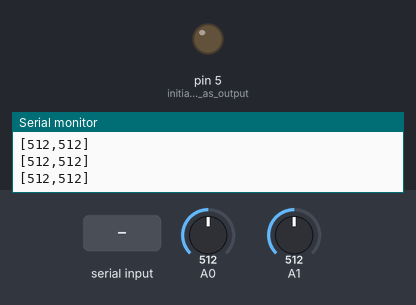
This sketch was run on a simulated Arduino Uno, built with avr-gcc and run on an emulated ATmega328P. Shown: output pins drawn as LEDs (lit = HIGH), the last lines printed to the serial monitor. The inputs (shaded band) are chosen by the test bench; at power-on: A0 = 512, A1 = 512.

Above: at 1.2 s.
1.3 s: byte 30 received over Serial
At 2.5 s:
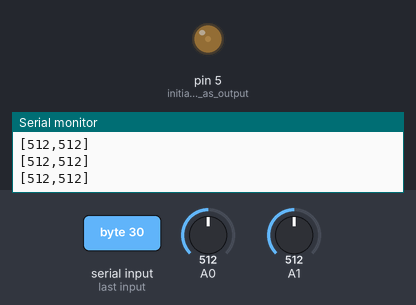
2.8 s: byte 90 received over Serial
At 3.8 s:
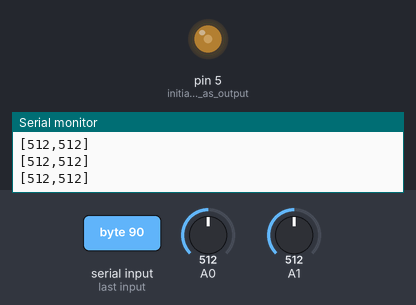
4.3 s: A0 set to 991
5.8 s: A0 set to 1017
8.8 s: byte 120 received over Serial
At 9.7 s:
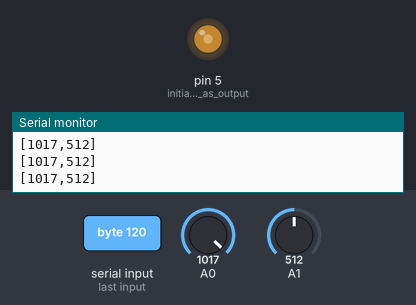
Timing chart, 0 to 11.3 s (numbered marks = the images above; inputs shaded):
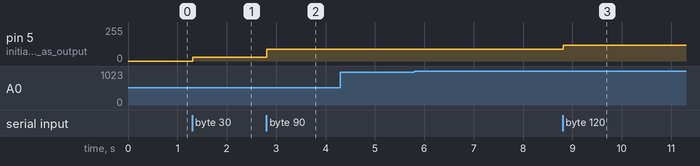

Measured:
- after the input at 1.3 s, pin 5 (initializes_5_as_output): 0/255 → 30/255 at once
- after the input at 2.8 s, pin 5 (initializes_5_as_output): 30/255 → 90/255 at once
- after the input at 8.8 s, pin 5 (initializes_5_as_output): 90/255 → 120/255 at once

The sketch:

a6.ino
```cpp
/* void setup() {
  // put your setup code here, to run once:
  Serial.begin(9600);
}

void loop() {
  // put your main code here, to run repeatedly:

} */


void setup() {
  Serial.begin(9600);	// initialize serial communications
  pinMode(5, OUTPUT); // initializes 5 as output
}

void loop() {
  int photoresistor = analogRead(0); // read value from analog pin 0
  int thermistor = analogRead(1); // read value from analog pin 1

// prints arrays of values
  Serial.print("[");
  Serial.print(photoresistor);
  Serial.print(",");
  Serial.print(thermistor);
  Serial.println("]");


  if (Serial.available() > 0) {   // if there's serial data
  int inByte = Serial.read(); // read it
 	Serial.write(inByte);  	// send it back out as raw binary data
 	analogWrite(5, inByte);	// use it to set the LED brightness
  }

}
```
